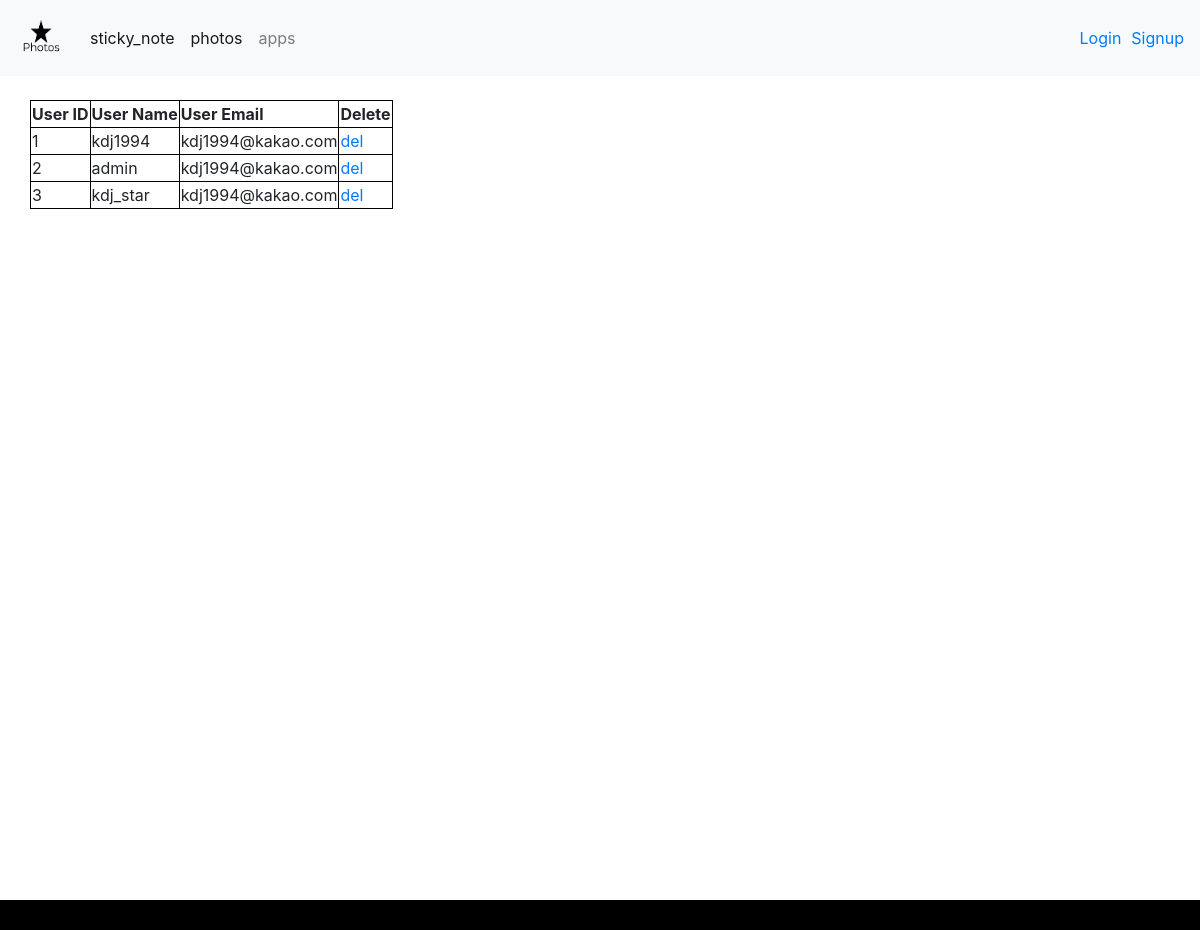
The app's page /accounts/user_list/ with its own data.
### accounts/models.py (models this page shows)
class User(AbstractUser):
    profile_name = models.CharField(max_length=100)
    profile_image = models.ImageField(upload_to="image/profile_image", blank=True )

### accounts/views.py (the view)
# urls.py: path('user_list/',views.user_list,name='user_list'),
def user_list(request):
    users = get_user_model().objects.all()
    context ={
        'users' : users,
    }
    return render(request,'accounts/user_list.html',context)

### templates/accounts/user_list.html (shortened to what this page needs)
{% extends 'base.html' %}
{% load bootstrap4 %}
{% block content %}
<table style = 'margin-top: 100px; margin-left: 30px; '>
    <tr>
      <th scope="col">User ID</td>
      <th scope="col">User Name</td>
      <th scope="col">User Email</td>
      <th scope="col">Delete</td>
    </tr>
    {% for user in users %}
    <tr>
      <td>{{ user.id }}</td>
      <td>{{user.username}}</td>
      <td>{{user.email}}</td>
      <td><a href="{% url 'accounts:delete' user.pk %}">del</a></td>
    </tr>
    {% endfor %}
  </table>
{% endblock content %}

### static/css/style.css (style rules this page uses)
body { flex-direction: column; justify-content: center; text-align: center; }
table, th, td { border: 1px solid black; }

### records on screen
User: id "1", username "kdj1994", email "kdj1994@kakao.com"
User: id "2", username "admin", email "kdj1994@kakao.com"
User: id "3", username "kdj_star", email "kdj1994@kakao.com"
